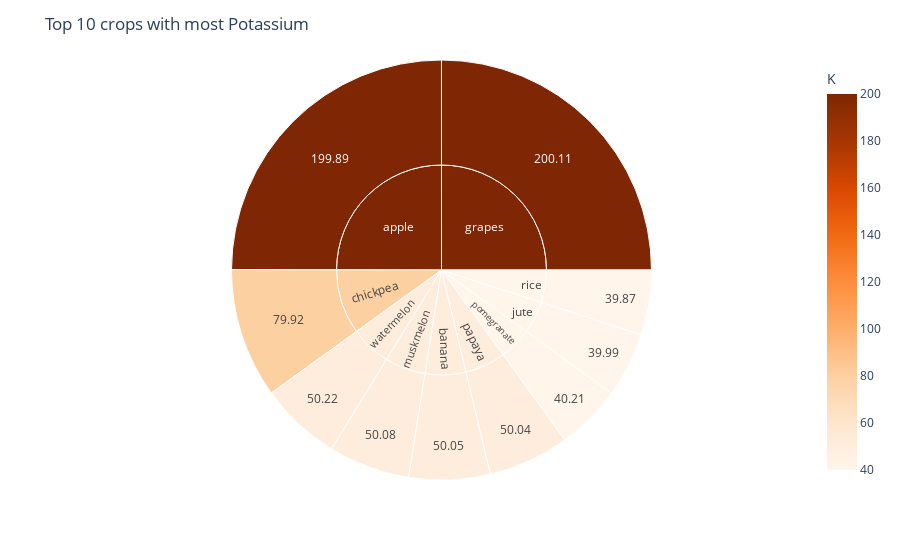

This figure's notebook cell:
### Code cell
crops_with_most_Potassium=df1.sort_values(by='K',ascending=False)
crops_with_most_Potassium_sort=crops_with_most_Potassium[:10]
fig = px.sunburst(
    crops_with_most_Potassium_sort,
    path=['label','K'],
    values='K',
    color='K',
    color_continuous_scale='oranges'
)
fig.update_layout(
    title_text='Top 10 crops with most Potassium',
    uniformtext=dict(minsize=8))
fig.show()

### Figure 1 — Plotly figure (JSON) as saved in the notebook; plotly's stock layout.template omitted (floating-point values rounded to 4 significant figures)
{"data": [{"branchvalues": "total", "customdata": [[39.87], [39.99], [40.21], [50.04], [50.05], [50.08], [50.22], [79.92], [199.9], [200.1], [199.9], [50.05], [79.92], [200.1], [39.99], [50.08], [50.04], [40.21], [39.87], [50.22]], "domain": {"x": [0, 1], "y": [0, 1]}, "hovertemplate": "labels=%{label}<br>K_sum=%{value}<br>parent=%{parent}<br>id=%{id}<br>K=%{color}<extra></extra>", "ids": ["rice/39.87", "jute/39.99", "pomegranate/40.21", "papaya/50.04", "banana/50.05", "muskmelon/50.08", "watermelon/50.22", "chickpea/79.92", "apple/199.89", "grapes/200.11", "apple", "banana", "chickpea", "grapes", "jute", "muskmelon", "papaya", "pomegranate", "rice", "watermelon"], "labels": ["39.87", "39.99", "40.21", "50.04", "50.05", "50.08", "50.22", "79.92", "199.89", "200.11", "apple", "banana", "chickpea", "grapes", "jute", "muskmelon", "papaya", "pomegranate", "rice", "watermelon"], "marker": {"coloraxis": "coloraxis", "colors": [39.87, 39.99, 40.21, 50.04, 50.05, 50.08, 50.22, 79.92, 199.9, 200.1, 199.9, 50.05, 79.92, 200.1, 39.99, 50.08, 50.04, 40.21, 39.87, 50.22]}, "name": "", "parents": ["rice", "jute", "pomegranate", "papaya", "banana", "muskmelon", "watermelon", "chickpea", "apple", "grapes", "", "", "", "", "", "", "", "", "", ""], "type": "sunburst", "values": [39.87, 39.99, 40.21, 50.04, 50.05, 50.08, 50.22, 79.92, 199.9, 200.1, 199.9, 50.05, 79.92, 200.1, 39.99, 50.08, 50.04, 40.21, 39.87, 50.22]}], "layout": {"coloraxis": {"colorbar": {"title": {"text": "K"}}, "colorscale": [[0, "rgb(255,245,235)"], [0.125, "rgb(254,230,206)"], [0.25, "rgb(253,208,162)"], [0.375, "rgb(253,174,107)"], [0.5, "rgb(253,141,60)"], [0.625, "rgb(241,105,19)"], [0.75, "rgb(217,72,1)"], [0.875, "rgb(166,54,3)"], [1, "rgb(127,39,4)"]]}, "legend": {"tracegroupgap": 0}, "margin": {"t": 60}, "title": {"text": "Top 10 crops with most Potassium"}, "uniformtext": {"minsize": 8}}}
